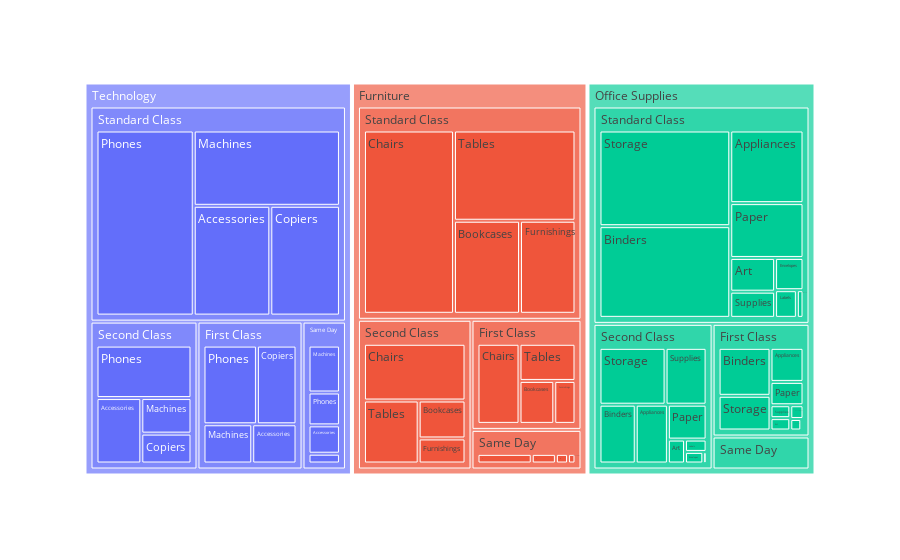

Write notebook code for a chart like this one.
### Code cell
df_summary = df.groupby(['Category','Ship Mode','Sub-Category'])['Sales'].sum().reset_index()

fig = px.treemap(
  df_summary, path=['Category','Ship Mode','Sub-Category'], values='Sales'
)

fig.show()

### Figure 1 — Plotly figure (JSON) as saved in the notebook; plotly's stock layout.template omitted (floating-point values rounded to 4 significant figures)
{"data": [{"branchvalues": "total", "domain": {"x": [0, 1], "y": [0, 1]}, "hovertemplate": "labels=%{label}<br>Sales=%{value}<br>parent=%{parent}<br>id=%{id}<extra></extra>", "ids": ["Technology/First Class/Accessories", "Technology/Same Day/Accessories", "Technology/Second Class/Accessories", "Technology/Standard Class/Accessories", "Office Supplies/First Class/Appliances", "Office Supplies/Same Day/Appliances", "Office Supplies/Second Class/Appliances", "Office Supplies/Standard Class/Appliances", "Office Supplies/First Class/Art", "Office Supplies/Same Day/Art", "Office Supplies/Second Class/Art", "Office Supplies/Standard Class/Art", "Office Supplies/First Class/Binders", "Office Supplies/Same Day/Binders", "Office Supplies/Second Class/Binders", "Office Supplies/Standard Class/Binders", "Furniture/First Class/Bookcases", "Furniture/Same Day/Bookcases", "Furniture/Second Class/Bookcases", "Furniture/Standard Class/Bookcases", "Furniture/First Class/Chairs", "Furniture/Same Day/Chairs", "Furniture/Second Class/Chairs", "Furniture/Standard Class/Chairs", "Technology/First Class/Copiers", "Technology/Same Day/Copiers", "Technology/Second Class/Copiers", "Technology/Standard Class/Copiers", "Office Supplies/First Class/Envelopes", "Office Supplies/Same Day/Envelopes", "Office Supplies/Second Class/Envelopes", "Office Supplies/Standard Class/Envelopes", "Office Supplies/First Class/Fasteners", "Office Supplies/Same Day/Fasteners", "Office Supplies/Second Class/Fasteners", "Office Supplies/Standard Class/Fasteners", "Furniture/First Class/Furnishings", "Furniture/Same Day/Furnishings", "Furniture/Second Class/Furnishings", "Furniture/Standard Class/Furnishings", "Office Supplies/First Class/Labels", "Office Supplies/Same Day/Labels", "Office Supplies/Second Class/Labels", "Office Supplies/Standard Class/Labels", "Technology/First Class/Machines", "Technology/Same Day/Machines", "Technology/Second Class/Machines", "Technology/Standard Class/Machines", "Office Supplies/First Class/Paper", "Office Supplies/Same Day/Paper", "Office Supplies/Second Class/Paper", "Office Supplies/Standard Class/Paper", "Technology/First Class/Phones", "Technology/Same Day/Phones", "Technology/Second Class/Phones", "Technology/Standard Class/Phones", "Office Supplies/First Class/Storage", "Office Supplies/Same Day/Storage", "Office Supplies/Second Class/Storage", "Office Supplies/Standard Class/Storage", "Office Supplies/First Class/Supplies", "Office Supplies/Same Day/Supplies", "Office Supplies/Second Class/Supplies", "Office Supplies/Standard Class/Supplies", "Furniture/First Class/Tables", "Furniture/Same Day/Tables", "Furniture/Second Class/Tables", "Furniture/Standard Class/Tables", "Furniture/First Class", "Office Supplies/First Class", "Technology/First Class", "Furniture/Same Day", "Office Supplies/Same Day", "Technology/Same Day", "Furniture/Second Class", "Office Supplies/Second Class", "Technology/Second Class", "Furniture/Standard Class", "Office Supplies/Standard Class", "Technology/Standard Class", "Furniture", "Office Supplies", "Technology"], "labels": ["Accessories", "Accessories", "Accessories", "Accessories", "Appliances", "Appliances", "Appliances", "Appliances", "Art", "Art", "Art", "Art", "Binders", "Binders", "Binders", "Binders", "Bookcases", "Bookcases", "Bookcases", "Bookcases", "Chairs", "Chairs", "Chairs", "Chairs", "Copiers", "Copiers", "Copiers", "Copiers", "Envelopes", "Envelopes", "Envelopes", "Envelopes", "Fasteners", "Fasteners", "Fasteners", "Fasteners", "Furnishings", "Furnishings", "Furnishings", "Furnishings", "Labels", "Labels", "Labels", "Labels", "Machines", "Machines", "Machines", "Machines", "Paper", "Paper", "Paper", "Paper", "Phones", "Phones", "Phones", "Phones", "Storage", "Storage", "Storage", "Storage", "Supplies", "Supplies", "Supplies", "Supplies", "Tables", "Tables", "Tables", "Tables", "First Class", "First Class", "First Class", "Same Day", "Same Day", "Same Day", "Second Class", "Second Class", "Second Class", "Standard Class", "Standard Class", "Standard Class", "Furniture", "Office Supplies", "Technology"], "name": "", "parents": ["Technology/First Class", "Technology/Same Day", "Technology/Second Class", "Technology/Standard Class", "Office Supplies/First Class", "Office Supplies/Same Day", "Office Supplies/Second Class", "Office Supplies/Standard Class", "Office Supplies/First Class", "Office Supplies/Same Day", "Office Supplies/Second Class", "Office Supplies/Standard Class", "Office Supplies/First Class", "Office Supplies/Same Day", "Office Supplies/Second Class", "Office Supplies/Standard Class", "Furniture/First Class", "Furniture/Same Day", "Furniture/Second Class", "Furniture/Standard Class", "Furniture/First Class", "Furniture/Same Day", "Furniture/Second Class", "Furniture/Standard Class", "Technology/First Class", "Technology/Same Day", "Technology/Second Class", "Technology/Standard Class", "Office Supplies/First Class", "Office Supplies/Same Day", "Office Supplies/Second Class", "Office Supplies/Standard Class", "Office Supplies/First Class", "Office Supplies/Same Day", "Office Supplies/Second Class", "Office Supplies/Standard Class", "Furniture/First Class", "Furniture/Same Day", "Furniture/Second Class", "Furniture/Standard Class", "Office Supplies/First Class", "Office Supplies/Same Day", "Office Supplies/Second Class", "Office Supplies/Standard Class", "Technology/First Class", "Technology/Same Day", "Technology/Second Class", "Technology/Standard Class", "Office Supplies/First Class", "Office Supplies/Same Day", "Office Supplies/Second Class", "Office Supplies/Standard Class", "Technology/First Class", "Technology/Same Day", "Technology/Second Class", "Technology/Standard Class", "Office Supplies/First Class", "Office Supplies/Same Day", "Office Supplies/Second Class", "Office Supplies/Standard Class", "Office Supplies/First Class", "Office Supplies/Same Day", "Office Supplies/Second Class", "Office Supplies/Standard Class", "Furniture/First Class", "Furniture/Same Day", "Furniture/Second Class", "Furniture/Standard Class", "Furniture", "Office Supplies", "Technology", "Furniture", "Office Supplies", "Technology", "Furniture", "Office Supplies", "Technology", "Furniture", "Office Supplies", "Technology", "", "", ""], "type": "treemap", "values": [21950.0, 13780.0, 36990.0, 91470.0, 15730.0, 6271.0, 23830.0, 58790.0, 3426.0, 1418.0, 5149.0, 16710.0, 34850.0, 5820.0, 26860.0, 132500.0, 20680.0, 2971.0, 22310.0, 67850.0, 46630.0, 21660.0, 72350.0, 182200.0, 39370.0, 4760.0, 18900.0, 83220.0, 2539.0, 790.5, 2674.0, 10120.0, 357.6, 139.8, 478.0, 2027.0, 12630.0, 4850.0, 14740.0, 56990.0, 1772.0, 566.4, 3353.0, 6656.0, 24150.0, 22800.0, 22490.0, 119800.0, 10780.0, 4695.0, 17000.0, 44350.0, 53130.0, 15990.0, 62820.0, 195800.0, 25210.0, 8560.0, 47330.0, 138200.0, 3568.0, 510.3, 29380.0, 12960.0, 28800.0, 9644.0, 43260.0, 121100.0, 108700.0, 98230.0, 138600.0, 39120.0, 28770.0, 57320.0, 152700.0, 156100.0, 141200.0, 428100.0, 422400.0, 490300.0, 728700.0, 705400.0, 827500.0]}], "layout": {"legend": {"tracegroupgap": 0}, "margin": {"t": 60}}}
